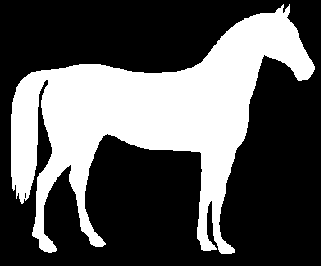
#> input picture Semana 9/Notebooks/res/horse.png, 321 x 266 px; the run also reads 1 picture not shown here
$ jupyter execute --allow-errors Clase_10.ipynb   (shell and % lines are left out)   (older library calls are emulated)
#> lines starting #> are read from the running program, lines starting #| are printed output that depends on the picture; after the words box and inside, x2 and y2 are one past the last pixel; in counts of white or black regions, pixels touching at a corner belong together; long printed decimals are rounded
<hr>
Este material ha sido construido en conjunto con material suministrado por los profesores Pedro Atencio (Instituto Tecnológico Metropolitano), Carlos Mera (Universidad de Medellin), Albeiro Espinosa y Diego Patiño (Universidad Nacional de Colombia, Sede Medellín); a ellos les damos crédito.
<hr>

#  <center> VISIÓN ARTIFICIAL </center>
## Agenda del día

### Unidad 10 - EXTRACCIÓN DE CARACTERÍSTICAS

<ul>
  <li>Introducción</li>
  <li>Descriptores de forma</li>
  <li>Descriptores de contorno</li>
      <li>Descriptores de región</li>
  <li>Descriptores de color y textura</li>
  <li>Temas avanzados</li>

</ul>

<!-- <ul>
<li><b>6.1. Introduccion</b></li>
    <ul>
        <li>Operaciones de conjuntos.</li>
        <li>Elemento estructural.</li>
    </ul>
<li><b>6.2. Caso: Imágenes binarias</b></li>
    <ul>
        <li>6.2.1. Basicas: Dilatación, erosión, apertura y cierre.</li>
        <li>6.2.2. Otras operaciones.</li>
    </ul>
<li><b>6.3. Caso: Imágenes en escala de grises</b></li>
    <ul>
        <li>Dilatación, erosión, apertura y cierre.</li>
        <li>Top-Hat(white, black).</li>
    </ul>
</ul>
<hr>-->

[cell 1]
#Importar librerías

import cv2
import matplotlib.pyplot as plt
import numpy as np
import warnings
warnings.filterwarnings('ignore')

#Definir funciones de lectura de imágenes para mayor comodidad
def img_read(filename, mode = 'color'):
    if(mode == 'color'):
        return cv2.cvtColor(cv2.imread(filename),cv2.COLOR_BGR2RGB)
    elif(mode=='grayscale' or mode=='greyscale' or mode == 'gray' or mode == 'grey'):
        return cv2.imread(filename, cv2.IMREAD_GRAYSCALE)
    else:
        return None

# 1 INTRODUCCIÓN
<br>
Para reconocer objetos en las imágenes es necesario encontrar alguna forma de describirlos. Por ejemplo, ¿cómo le puede describir este objeto a alguien que no lo está viendo, teniendo en cuenta solo características visuales?

<center><i>Figura. Introducción.</i></center>
</img>

La descripción de los objetos se hace a través de características que podemos medir de los mismos.

Estas características permiten definir vectores de características que se usan para describir  los objetos de la imagen. Así, una característica no es más que alguna medida que se realiza sobre un objeto o la región de una imagen.

Algunas de las características principales extraíbles de los objetos (o de las regiones segmentadas) en una imagen, utilizadas en la etapa de reconocimiento son:

<center><i>Figura. Características.</i></center>
</img>

### ¿Qué hace a una característica discriminativa?

Supongamos que queremos separar bananos de peras por su redondez. Construyamos un histograma normalizado de la redondez de las peras y de la redondez de los bananos. ¿Cómo saber si la redondez es discriminante?

<center><i>Figura. Característica discriminativa.</i></center>
</img>

### Tipos de características

<center><i>Figura. Diferencias, caracterización.</i></center>
</img>

Se espera que las características sean:

**Discriminantes:** Lo que significa que las características deben servir para diferenciar objetos de clases distintas.

**Robustas:** Su extracción debe ser insensible al ruido de captura e iluminación

**Invariantes a las transformaciones: ** Los valores de esas características deben ser independientes de:
- La Traslación (independencia de la posición)
- Rotación y escalado (independencia de la orientación y el tamaño)
- Transformación no lineales de deformación (perspectiva)

**Rapidez de cálculo:** Se deben obtener en un tipo aceptable que depende de la aplicación.

Las características que se pueden obtener en un objeto pueden ser clasificadas, inicialmente, en:

**Globales (Holísticas):** Características que se miden con respecto a los contornos de los objetos. Estas son muy apropiadas cuando el foco principal de la diferenciación es la forma.

**Locales:** Son características que se obtienen de la información de los píxeles que engloban una región. Son apropiadas cuando el objeto principal de diferenciación son propiedades como el color y la textura.

<center><i>Figura. Diferencias locales.</i></center>
</img>

# 2. DESCRIPTORES GENERALES SOBRE LA FORMA

Definir la forma de un objeto puede resultar difícil (verbalmente o gráficamente). La forma puede considerarse como la figura exterior (o geometría) de un objeto.

Es posible describir una forma de un objeto en 2D por medio de algunas de sus propiedades:

- Área
- Perímetro
- Diámetro
- Distancias: máxima y mínima al centro de masas, media al contorno,...
- Ejes mayor y menor, ángulo del eje mayor
- Envolvente (bounding box)
- Número de agujeros
- Proporciones: redondez, areaAgujeros/areaTotal, ...

<center><i>Figura. Gráficas.</i></center>
</img>

# 2.1 PERÍMETRO

El perímetro se puede definir con base en los contornos de los objetos:

Se calcula como el número de píxeles que forman el contorno de la forma, por lo que el resultado varía con el tipo de conectividad que se usa.

Procedimiento:

- Se obtiene el contorno binarizando del objeto
- Se cuentan cuantos píxeles hacen parte del borde del objeto.

<center><i>Figura. Perímetro.</i></center>
</img>

[cell 2]
#Importar librerías

from skimage.measure import label
import numpy as np
import matplotlib.pyplot as plt

from skimage.draw import ellipse
from skimage.measure import label, regionprops
from skimage.transform import rotate

#Crear matriz de zeros de 600x600
image = np.zeros((600, 600))

#Crear una elipse con posición x,y, altura y ancho
rr, cc = ellipse(300, 350, 100, 220)

#Dar el valor 1 a la imagen en el par ordenado generado por la elipse creada
image[rr, cc] = 1
#Rotar la imagen 15° a la derecha
image = rotate(image, angle=15, order=0)

#Etiquetar la imagen, por tanto mostrar la elipse
label_img = label(image)

#Generar un vector de propiedades de la región elíptica
props = regionprops(label_img)

#Imprimir el perímetro de la lista en la posición 0 de la matriz props
print("El perímetro es: ", props[0].perimeter, " píxeles.")

#Crear un subplot y mostrar la imagen de la elipse rotada 15°
fig, ax = plt.subplots(1,1, figsize=(5, 6))
ax.set_title('Imagen')
ax.imshow(label_img, cmap='gray', vmin=0, vmax=1)
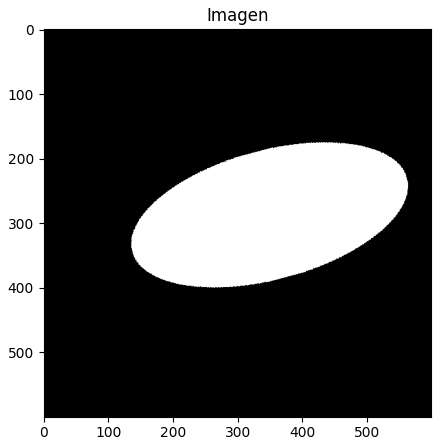
#> figure drawn by matplotlib, 1 panel

# 2.2 ÁREA

El área se puede calcular a partir de los contornos de los objetos o a partir de la segmentación en regiones de los mismos (el segundo caso es más útil).

Procedimiento:
- Se segmenta la imagen, se obtiene el objeto.
- Se calcula el número de píxeles del objeto.

<center><i>Figura. Área.</i></center>
</img>

[cell 3]
#Importar librerías

from skimage.measure import label
import numpy as np
import matplotlib.pyplot as plt

from skimage.draw import ellipse
from skimage.measure import label, regionprops
from skimage.transform import rotate

#Leer imagen de entrada
image = img_read('res/horse.png', "gray")

#Etiquetar la imagen de entrada
label_img = label(image)
#> label_img: shape (266, 321) int64; values 0 (black) and 1 (white), 34.2% white; 1 white region

#Generar las propiedades de la imagen etiquetada
props = regionprops(label_img)
#> props = 1 regions; box (x1, y1, x2, y2) and area: (11, 4, 315, 254) 29206

#Calcular el área de la matriz en la posición 0, por tanto del caballo
print("El área es: ", props[0].area, " píxeles.")
#| El área es:  29206.0  píxeles.

#Mostrar la imagen etiquetada
fig, ax = plt.subplots(1,1, figsize=(5, 6))
ax.set_title('Imagen')
ax.imshow(label_img, cmap='gray', vmin=0, vmax=1)

El área de una imagen no incluye los huecos que estén presentes en esta, a continuación un ejemplo:

[cell 4]
#Importar librerías

from skimage.measure import label
import numpy as np
import matplotlib.pyplot as plt

from skimage.draw import ellipse
from skimage.measure import label, regionprops
from skimage.transform import rotate

#Leer imagen de entrada
image = img_read('res/horse_holes.png', "gray")
#> call 2 of img_read, with filename = 'res/horse_holes.png', mode = 'gray'
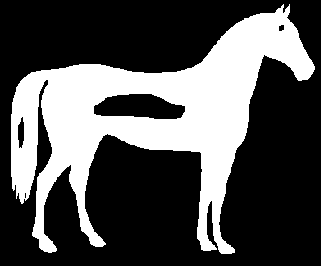
#> input picture Semana 9/Notebooks/res/horse_holes.png, 321 x 266 px

#Etiquetar la imagen y obtener las propiedades de las etiquetas
label_img = label(image)
#> label_img: shape (266, 321) int64; values 0 (black) and 1 (white), 32% white; 1 white region
props = regionprops(label_img)
#> props = 1 regions; box (x1, y1, x2, y2) and area: (11, 4, 315, 254) 27339

#Imprimir el área de la imagen con huecos y sin huecos, mediante la función area y filled_area
#respectivamente, como solo hay 1 etiqueta, el caballo, la posición 0 corresponde a éste
print("El área de la imagen con huecos es: ", props[0].area, " píxeles.")
#| El área de la imagen con huecos es:  27339.0  píxeles.
print("El área con huecos rellenados es de ", props[0].filled_area, " píxeles.")
#| El área con huecos rellenados es de  29211.0  píxeles.

#Mostrar en un subplot 1x2 la imagen y la imagen rellenada
fig, ax = plt.subplots(1,2, figsize=(10, 12))
ax[0].set_title('Imagen')
ax[0].imshow(label_img, cmap='gray', vmin=0, vmax=1)
ax[1].set_title('Imagen rellenada')
ax[1].imshow(props[0].filled_image, cmap='gray', vmin=0, vmax=1)
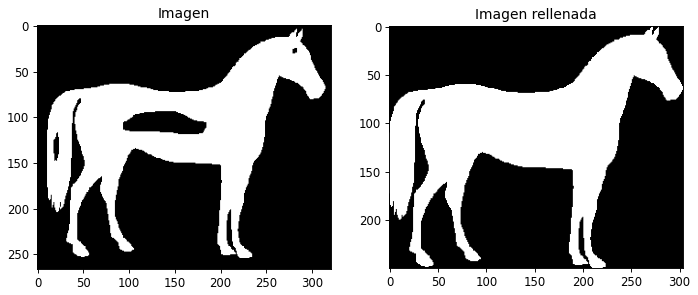
#> figure drawn by matplotlib, 2 panels

# 2.3 CENTROIDE

El centroide o centro de masa se calcula como el promedio de los valores de las coordenadas de los puntos del contorno del objeto.

<center><i>Figura. Centroide.</i></center>
</img>

[cell 5]
#Importar librerías

from skimage.measure import label
import numpy as np
import matplotlib.pyplot as plt

from skimage.measure import label, regionprops
from skimage.transform import rotate

#Leer imagen de entrada
image = img_read('res/horse.png', "gray")

#Etiquetar la imagen y obtener las propiedades de las etiquetas
label_img = label(image)
props = regionprops(label_img)
#> props = 1 regions; box (x1, y1, x2, y2) and area: (11, 4, 315, 254) 29206

#Obtener las coordenadas x,y del centroide de la región etiquetada
y0, x0 = props[0].centroid
#> y0 = 116.1; x0 = 149.6
print("El centroide es: ", props[0].centroid)
#| El centroide es:  (116.096, 149.639)

#Imprimir la imagen con el centroide pintado de verde
fig, ax = plt.subplots(1,1, figsize=(5, 6))
ax.set_title('Imagen')
ax.plot(x0, y0, '.g', markersize=15)
ax.imshow(label_img, cmap='gray', vmin=0, vmax=1)
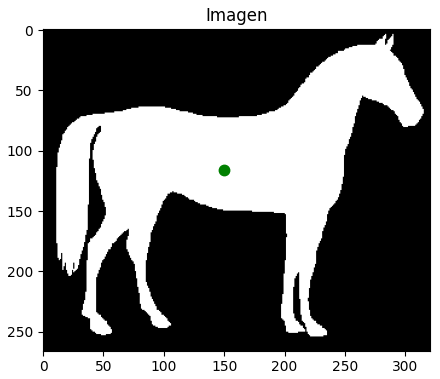
#> figure drawn by matplotlib, 1 panel

# 2.4 RECTÁNGULO ENVOLVENTE

La caja de Feret o rectángulo envolvente es el aquel que se obtiene con las coordenadas (xmin, ymin) y (xmax, ymax) del objeto de interés.

<center><i>Figura. Bounding Box.</i></center>
</img>

[cell 6]
#Importar librerías

from skimage.measure import label
import numpy as np
import matplotlib.pyplot as plt

from skimage.measure import label, regionprops
from skimage.transform import rotate

#Crear imagen de ceros 600x600
image = np.zeros((600, 600))

#Leer imagen de entrada, etiquetarla y encontrar las propiedades de la región etiquetada
image = img_read('res/horse.png', "gray")
label_img = label(image)
props = regionprops(label_img)

#Utilizar la función bbox para buscar los 4 puntos que conforman el rectángulo más pequeño
#que puede contener la región etiquetada
minr, minc, maxr, maxc = props[0].bbox
#> minr = 4; minc = 11; maxr = 254; maxc = 315
bx = (minc, maxc, maxc, minc, minc)
#> bx = (11, 315, 315, 11, 11)
by = (minr, minr, maxr, maxr, minr)
#> by = (4, 4, 254, 254, 4)


#Mostrar la región que corresponde al rectángulo que encierra la región etiquetada
fig, ax = plt.subplots(1,1, figsize=(5, 6))
ax.set_title('Imagen')
ax.plot(x0, y0, '.g', markersize=15)
ax.plot(bx, by, '-b', linewidth=2.5)
ax.imshow(label_img, cmap='gray', vmin=0, vmax=1)
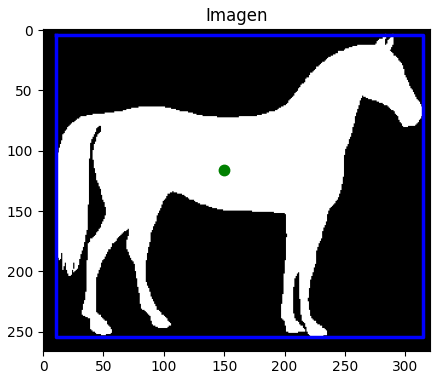
#> figure drawn by matplotlib, 1 panel

# 2.5 EJES

* El Eje Mayor (o Diámetro) es la distancia mayor entre dos puntos cualquiera de la forma, se calcula con base en los contornos.

<center><i>Figura. Eje Mayor.</i></center>
</img>

* El Eje Menor tiene la característica de ser perpendicular al eje mayor.

<center><i>Figura. Eje Menor.</i></center>
</img>

* El eje menor y mayor definen los lados del MER (Maximally Extremal Region).

[cell 7]
#Importar librerías

from skimage.measure import label
import numpy as np
import matplotlib.pyplot as plt

import math
from skimage.draw import ellipse
from skimage.measure import label, regionprops
from skimage.transform import rotate

#Crear una matriz de ceros 600x600, una elipse, binarizar y rotar 30°
image = np.zeros((600, 600))
rr, cc = ellipse(300, 350, 100, 220)
image[rr, cc] = 1
image = rotate(image, angle=30, order=0)

#Etiquetar la imagen con la elipse, encontrar las propiedades de la región etiquetada
label_img = label(image)
props = regionprops(label_img)

#Utilizar la función orientation para encontrar el ángulo de rotación de la imagen
orientation = props[0].orientation

#Calcular el centroide, definir el par ordenado y0,x0 y la bounding box que encierra
#la elipse
centroid = props[0].centroid
(y0,x0) = centroid
minr, minc, maxr, maxc = props[0].bbox

#Calcular los puntos extremos de las líneas rectas que corresponden al eje mayor y al
#eje menor de la elipse, cuyo origen es el centroide
x1 = x0 + math.cos(orientation) * 0.5 * props[0].major_axis_length
y1 = y0 - math.sin(orientation) * 0.5 * props[0].major_axis_length
x2 = x0 - math.sin(orientation) * 0.5 * props[0].minor_axis_length
y2 = y0 - math.cos(orientation) * 0.5 * props[0].minor_axis_length

centroid = props[0].centroid
bx = (minc, maxc, maxc, minc, minc)
by = (minr, minr, maxr, maxr, minr)

#Mostrar la imagen con la elipse etiquetada, su bounding box, el centroide y las líneas rectas
#cuyo origen es el centroide y se dirigen a los extremos de la elipse rotada 30°
fig, ax = plt.subplots(1,1, figsize=(5, 6))
ax.plot((x0, x1), (y0, y1), '-r', linewidth=2.5)
ax.plot((x0, x2), (y0, y2), '-r', linewidth=2.5)
ax.plot(bx, by, '-b', linewidth=2.5)
ax.set_title('Imagen')
ax.imshow(label_img, cmap='gray', vmin=0, vmax=1)
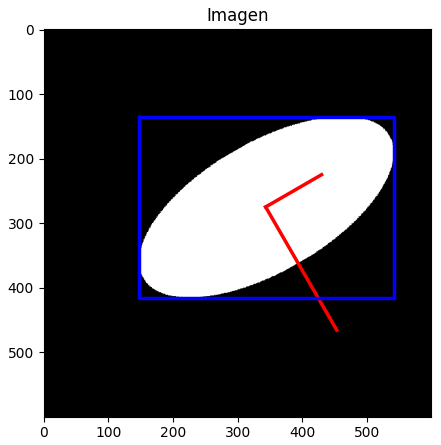
#> figure drawn by matplotlib, 1 panel

# 2.6 DISTANCIAS RESPECTO AL CONTORNO

La Distancia Máxima y Mínima entre el centroide y los puntos del contorno

<center><i>Figura. Distancias respecto al contorno.</i></center>
</img>

[cell 8]
#Importar librerías

from skimage.measure import label
import numpy as np
import matplotlib.pyplot as plt

import math
from skimage.draw import ellipse
from skimage.measure import label, regionprops, find_contours
from skimage.transform import rotate

#Definir función de la distancia euclidiana para posiciones de matrices
def euc_distance(p1, p2):
    distance = math.sqrt( (p1[0]-p2[0])**2 + (p1[1]-p2[1])**2 )
    return distance

#Leer la imagen de entrada, etiquetarla y encontrar la matriz de las regiones etiquetadas
image = img_read('res/horse.png', "gray")
label_img = label(image)
props = regionprops(label_img)

#Encontrar el centroide, la posición y,x, y dibujar los contornos
centroid = props[0].centroid
#> centroid = (116.1, 149.6)
(y0, x0) = centroid
contours = find_contours(label_img, 0)
#> contours = 14 point arrays, longest 1600 points

contour = contours[0]
#> contour = 1600 pairs, first value 3 to 254, second value 10 to 315

#Definir los parámetros de entrada
dist_min = None
min_point = None
dist_max = None
max_point = None

#Ciclo for para iterar las posiciones x,y en la matriz de contornos
for point in contour:

    #Definir los puntos xi, yi del contorno, calcular su distancia euclídea
    #respecto al centroide
    xi = point[1]
    yi = point[0]
    dist = euc_distance( (x0,y0) , (xi,yi)  )
    #Condicionales para buscar el punto más cercano y el más lejano al centroide
    if not dist_min or dist < dist_min:
        dist_min = dist
        min_point = (xi, yi)
    if not dist_max or dist > dist_max:
        dist_max = dist
        max_point = (xi, yi)
#> this loop made 1600 passes
#> (point, xi, yi, dist, dist_min, dist_max) on pass 1: ([254, 231], 231, 254, 160.1, 160.1, 160.1)
#> after the loop, dist_max = 179.6; dist_min = 32.59; max_point = (290, 4); min_point = (143, 148)

#Mostrar en la figura la imagen original, contorno dibujado, centroide y puntos más cercanos
#y alejados del mismo
fig, ax = plt.subplots(1,1, figsize=(5, 6))
ax.plot(x0, y0, '.g', markersize=15)
ax.plot(max_point[0], max_point[1], '.r', markersize=15)
ax.plot(min_point[0], min_point[1], '.b', markersize=15)
for n, contour in enumerate(contours):
    ax.plot(contour[:, 1], contour[:, 0], linewidth=2)
#> this loop made 14 passes
#> contour on passes 2 to 9: [[185, 15], [186, 15], [185, 15]], [[186, 15], [187, 15], [186, 15]], [[187, 15], [188, 15], [187, 15]], [[188, 15], [189, 15], [188, 15]], [[193, 18], [194, 18], [193, 18]], [[193, 25], [194, 25], [193, 25]], [[194, 18], [195, 18], [194, 18]], [[194, 25], [195, 25], [194, 25]]
ax.plot((x0, max_point[0]), (y0, max_point[1]), '-r', linewidth=2.5)
ax.plot((x0, min_point[0]), (y0, min_point[1]), '-r', linewidth=2.5)
#ax.plot(bx, by, '-b', linewidth=2.5)
ax.set_title('Imagen')
ax.imshow(label_img, cmap='gray', vmin=0, vmax=1)
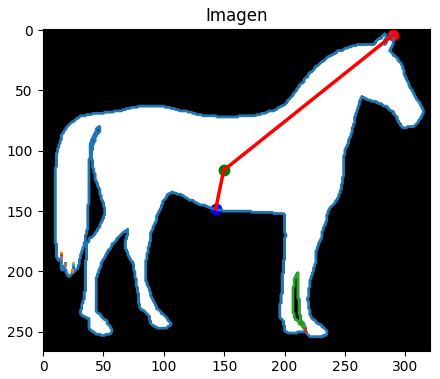
#> figure drawn by matplotlib, 1 panel

La Distancia Media del Contorno se define así: sea f una forma con N puntos, sea p, un punto tal que p ∈ f, y d(p, contorno(f)) se define como la distancia mayor entre p y todos los puntos del contorno, entonces la distancia media al contorno (β) se calcula como:

<center><i>Figura. Distancia Media del Contorno.</i></center>
</img>

[cell 9]
#Importar librerías

from skimage.measure import label
import numpy as np
import matplotlib.pyplot as plt

import math
from skimage.draw import ellipse
from skimage.measure import label, regionprops, find_contours
from skimage.transform import rotate

#Definir función de distancia euclidiana para puntos en dos matrices
def euc_distance(p1, p2):
    distance = math.sqrt( (p1[0]-p2[0])**2 + (p1[1]-p2[1])**2 )
    return distance

#Leer imagen de entrada
image = img_read('res/horse.png', "gray")

#Etiquetar imagen de entrada, generar la matriz de posiciones de los
#contornos encontrados
label_img = label(image)
props = regionprops(label_img)

#Calcular el centroide, su posición y,x
centroid = props[0].centroid
(y0, x0) = centroid

#Dibujar los contornos alrededor de la región etiquetada
contours = find_contours(label_img, 0)
contour = contours[0]

#Definir la distancia acumulada
dist_acum = 0

#Ciclo for que muestra los puntos xi, yi y acumula la distancia euclídea entre
#los puntos con el centroide en cada uno de las iteraciones
for point in contour:
    xi = point[1]
    yi = point[0]
    dist_acum += euc_distance( (x0,y0) , (xi,yi)  )
#> this loop made 1600 passes
#> (point, xi, yi, dist_acum) on passes 1 to 3: ([254, 231], 231, 254, 160.1), ([254, 230], 230, 254, 319.7), ([254, 229], 229, 254, 478.8)
#> (the rest of the program and of its run is left out)
